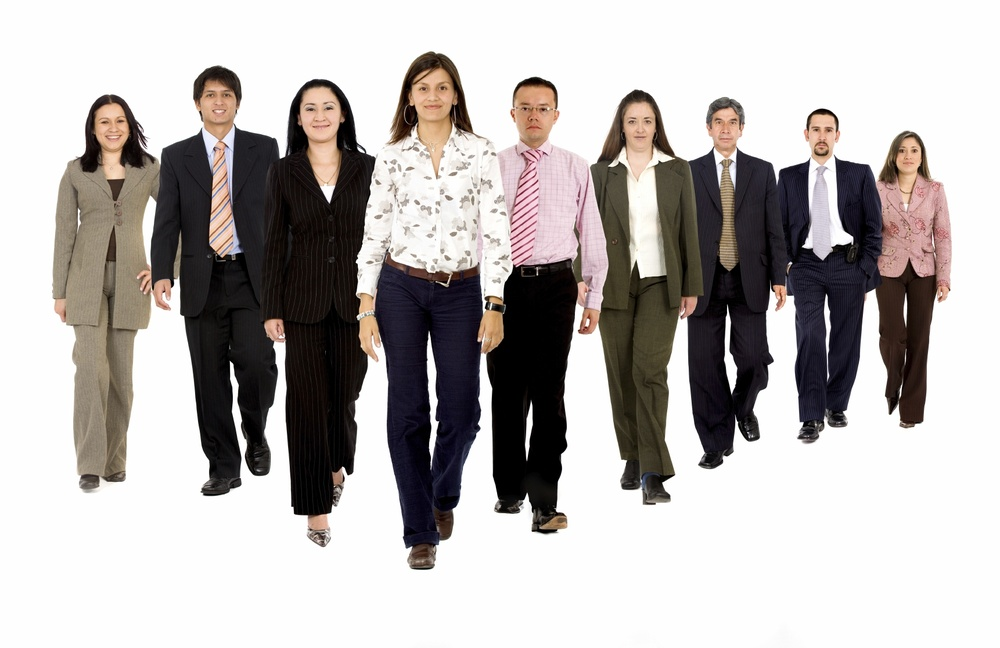
#> input picture OpenCV/py_dev/test_demo/groupface.jpg, 1000 x 648 px, shrunk from 1722 x 1115 before the run
$ python face_detect.py
#> lines starting #> are read from the running program, lines starting #| are printed output that depends on the picture; after the words box and inside, x2 and y2 are one past the last pixel; in counts of white or black regions, pixels touching at a corner belong together
import os
import numpy as np
import cv2

'''检测图片，获取人脸在图片中的坐标'''
def detect_face():
  face_cascade = cv2.CascadeClassifier('/usr/local/share/OpenCV/haarcascades/haarcascade_frontalface_default.xml')
  eye_cascade = cv2.CascadeClassifier('/usr/local/share/OpenCV/haarcascades/haarcascade_eye.xml')

  img = cv2.imread('groupface.jpg')
#> img is the input picture: shape (648, 1000, 3); mean B, G, R 179.2, 180.9, 185.4
  gray = cv2.cvtColor(img, cv2.COLOR_BGR2GRAY)
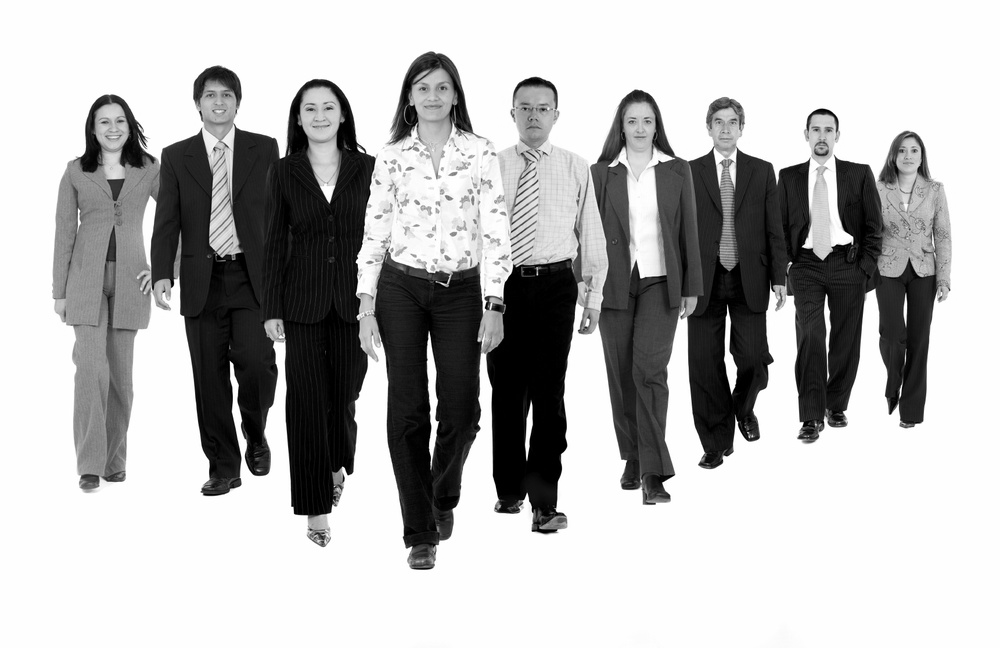
#> gray: shape (648, 1000); min 0, max 255, mean 182
  faces = face_cascade.detectMultiScale(gray, 1.3, 5)
#> faces = [[893, 138, 33, 33], [194, 77, 51, 51], [89, 104, 46, 46], [616, 103, 48, 48], [704, 106, 45, 45], [804, 116, 37, 37], [405, 68, 55, 55], [294, 88, 53, 53], [507, 88, 54, 54]]
  for (x,y,w,h) in faces:
    img = cv2.rectangle(img,(x,y),(x+w,y+h),(255,0,0),2)
    roi_gray = gray[y:y+h, x:x+w]
    roi_color = img[y:y+h, x:x+w]
    eyes = eye_cascade.detectMultiScale(roi_gray)
    for (ex,ey,ew,eh) in eyes:
      cv2.rectangle(roi_color,(ex,ey),(ex+ew,ey+eh),(0,255,0),2)
#> this loop made 9 passes
#> (x, y, w, h, eyes) on pass 7: (405, 68, 55, 55, [[26, 9, 21, 21]])
#> pass 1, in detect_face, `img = cv2.rectangle(img,(x,y),(x+w,y+h),(255,0,0),2)`:
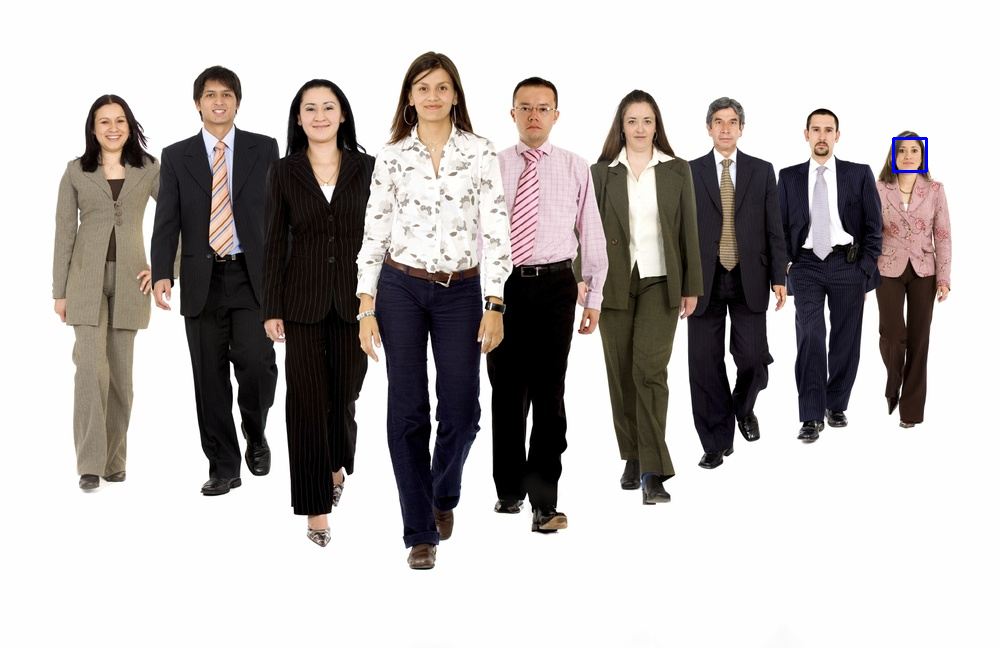
#> img: shape (648, 1000, 3); 0.06% of pixels changed, all inside (x1, y1, x2, y2) = (892, 137, 928, 173)
#> pass 1, in detect_face, `roi_color = img[y:y+h, x:x+w]`:
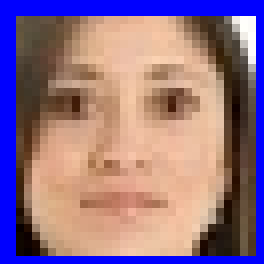
#> roi_color: shape (33, 33, 3) (shown 8 times larger); mean B, G, R 135.5, 112.7, 144.6
#> pass 2, in detect_face, `img = cv2.rectangle(img,(x,y),(x+w,y+h),(255,0,0),2)`:
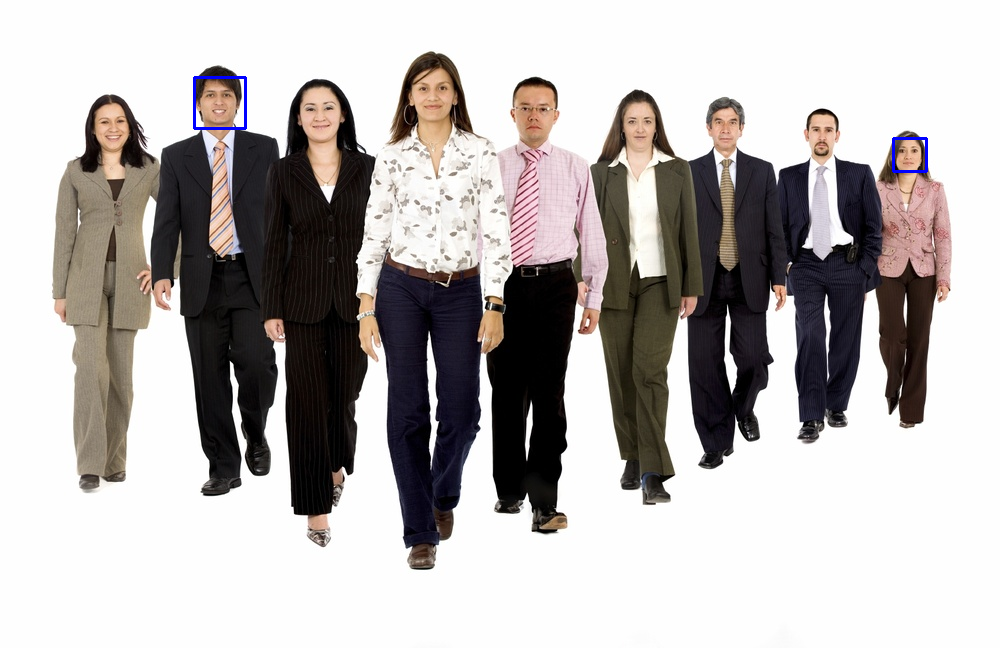
#> img: shape (648, 1000, 3); 0.09% of pixels changed, all inside (x1, y1, x2, y2) = (193, 76, 247, 130)
#> after the loop:
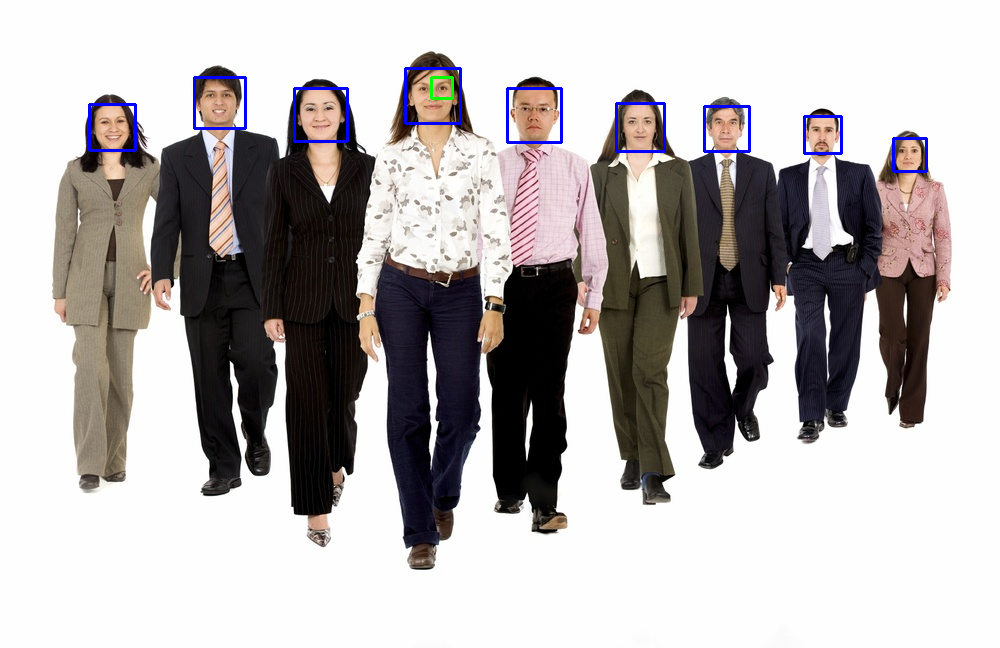
#> img: shape (648, 1000, 3); 0.66% of pixels changed, all inside (x1, y1, x2, y2) = (88, 67, 843, 155)
#> after the loop:
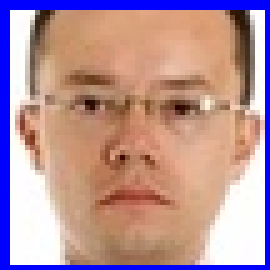
#> roi_color: shape (54, 54, 3) (shown 5 times larger); mean B, G, R 153.6, 147.5, 183
#> after the loop:
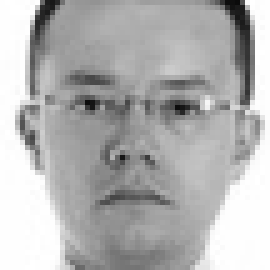
#> roi_gray: shape (54, 54) (shown 5 times larger); min 11, max 255, mean 178.6

  cv2.imshow('img',img)
  cv2.waitKey(0)
  cv2.destroyAllWindows()

  '''grayscale = cv.CreateImage((image.width, image.height), 8, 1)
  cv.CvtColor(image, grayscale, cv.CV_BGR2GRAY)

  cascade = cv.Load("/usr/local/share/OpenCV/haarcascades/haarcascade_frontalface_alt_tree.xml")
  rect = cv.HaarDetectObjects(grayscale, cascade, cv.CreateMemStorage(), 1.1, 2,
  cv.CV_HAAR_DO_CANNY_PRUNING, (20,20))

  result = []
  for r in rect:
    result.append((r[0][0], r[0][1], r[0][0]+r[0][2], r[0][1]+r[0][3]))
  return result'''

'''在原图上框出头像并且截取每个头像到单独文件夹'''
def process(infile):

  # [5 lines of commented-out code are left out]
  path = os.path.abspath(infile)
  save_path = os.path.splitext(path)[0]+"_face"
  print(path)
  print(save_path)
  '''try:
    os.mkdir(save_path)
  except:
    pass'''

def test():
  img = cv2.imread("kobe.bmp")
  cv2.namedWindow("Image")
  cv2.imshow("Image", img)
  cv2.waitKey (0)
  cv2.destroyAllWindows()

if __name__ == "__main__":
  #process("kobe.bmp")
  detect_face()
  #test()
